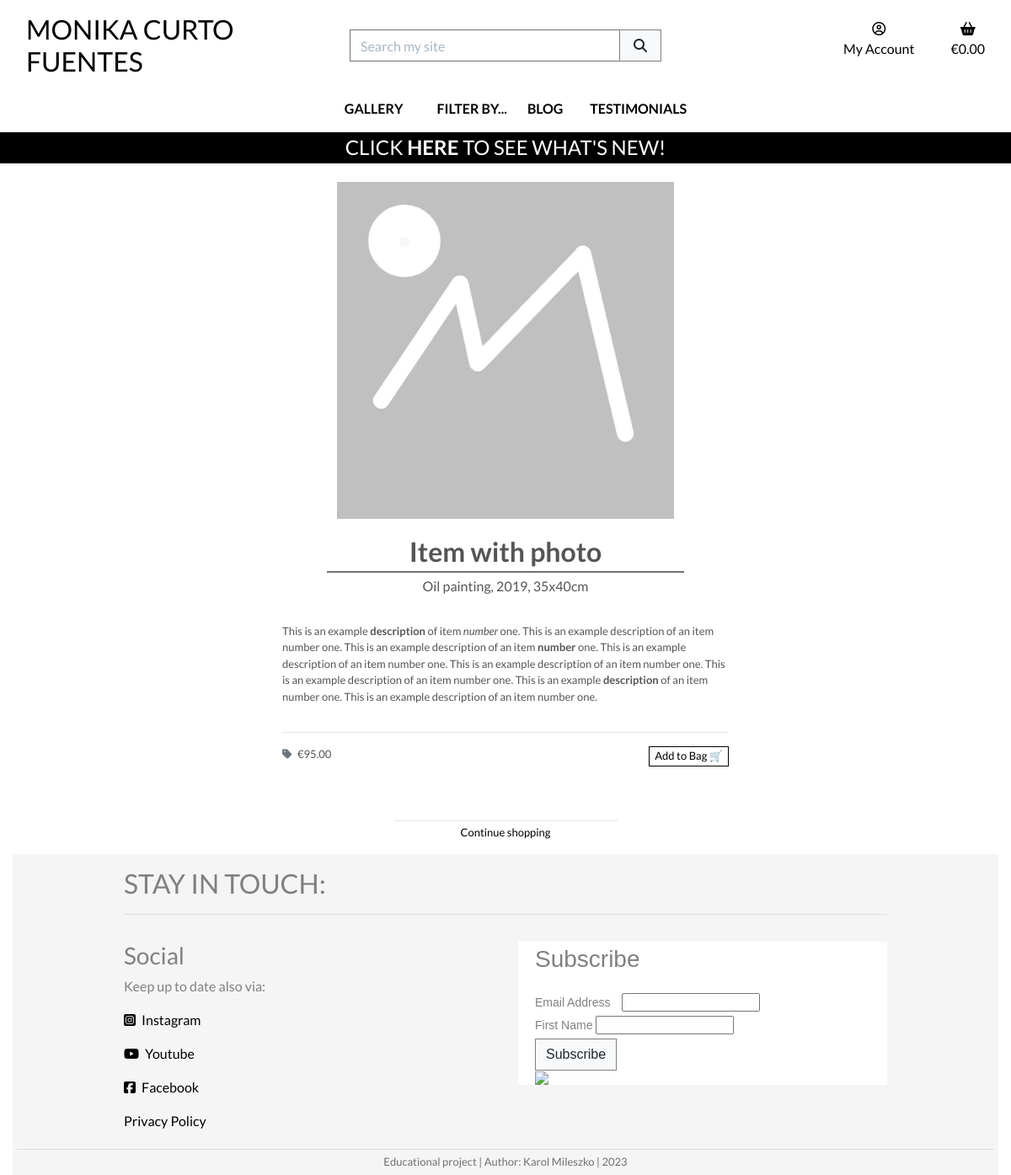
The page /products/1/ on the database its author committed.
### products/models.py (models this page shows, shortened)
class Product(models.Model):
    title = models.CharField(
        max_length=254,
        unique=True)
    sku = models.CharField(
        max_length=254,
        null=True,
        blank=True)
    excerpt = models.TextField(
        blank=True)
    description = models.TextField()
    price = models.DecimalField(
        max_digits=6,
        decimal_places=2,
        null=True,
        blank=True)
    image = models.ImageField(
        null=True,
        blank=True)
    category = models.ForeignKey(
        'Category',
        null=True,
        blank=True,
        on_delete=models.SET_NULL)
    orientation = models.CharField(
        max_length=9,
        choices=ORIENTATION,
        null=True,
        blank=True)
    is_unique = models.BooleanField(
        default=True)
    priority = models.CharField(
        max_length=10,
        choices=PRIORITY_CHOICES,
        default="3 - Normal",
        null=True,
        blank=True)
    highlight = models.BooleanField(
        default=False)
    available = models.BooleanField(
        default=True)
    live = models.BooleanField(
        default=True)
    created_on = models.DateTimeField(
        auto_now_add=True,
        null=True,
        blank=True)
    updated_on = models.DateTimeField(
        auto_now=True,
        null=True,
        blank=True)
    class Meta:
        ordering = ['priority', 'created_on']

### products/views.py (the view)
def product_detail(request, product_id):
    product = get_object_or_404(Product, pk=product_id)
    bag = request.session.get('bag', {})
    product_is_in_bag = str(product_id) in bag.keys()
    context = {
        'product': product,
        'product_is_in_bag': product_is_in_bag
    }
    return render(request, 'products/product_detail.html', context)

### bag/contexts.py (called while the page is built, shortened)
def bag_contents(request):
    bag_items = []
    total = 0
    product_count = 0
    bag = request.session.get('bag', {})
    if total < settings.FREE_DELIVERY_THRESHOLD and total > 0:
        min_charge = settings.DELIVERY_MIN_CHARGE
        delivery = max(
            total * Decimal(settings.STANDARD_DELIVERY_PERCENTAGE / 100),
            min_charge)
        free_delivery_delta = settings.FREE_DELIVERY_THRESHOLD - total
    else:
        delivery = 0
        free_delivery_delta = 0
    grand_total = delivery + total
    context = {
        'bag_items': bag_items,
        'total': total,
        'product_count': product_count,
        'delivery': delivery,
        'free_delivery_delta': free_delivery_delta,
        'free_delivery_threshold': settings.FREE_DELIVERY_THRESHOLD,
        'grand_total': grand_total,
    }
    return context

### products/templates/products/product_detail.html (shortened to what this page needs)
{% extends "base.html" %}
{% load static %}
{% block page_header %}
    <div class="container header-container">
    </div>
{% endblock %}
{% block content %}
    <div class="overlay"></div>
    <div class="container-fluid">
        <div class="row">
            <div class="col-12 col-md-8 offset-md-2 col-lg-6 offset-lg-3 mt-3">
                <div class="image-container text-center">
                {% if product.image %}
                    <a href="{{ product.image.url }}" target="_blank">
                        <img src="{{ product.image.url }}" alt="{{ product.name }}" class="card-img-top img-fluid">
                    </a>
                {% else %}
                    <img src="{{ MEDIA_URL }}placeholder.jpg" alt="{{ product.name }}" class="card-img-top img-fluid">
                {% endif %}
                </div>
                <div class="card-body text-center">
                    <h2 class="mb-0 font-weight-bold">{{ product.title }}</h2>
                    <hr class="hr-middle">
                    <p class="mb-0">{{ product.excerpt }}</p>
                </div>
                <div class="card-footer">
                    <div class="row mb-5">
                        <div class="col">
                            <p class="description">
                                {{ product.description|safe }}
                            </p>
                            <hr class="mt-1">
                            {% if product.available and product.price %}
                                <p class="float-left">
                                    <i class="fas fa-tag mr-1 text-muted"></i>
                                    &euro;{{ product.price }}
                                </p>
                                <div class="col-8 float-right pr-0 mr-0">
                                    <form class="form" action="{% url 'add_to_bag' product.id %}" method="POST">
                                        <div>
                                            <p class="text-right">
                                                {% if product_is_in_bag and product.is_unique %}
                                                    Item is in your <a href="{% url 'view_bag' %}">bag</a>
                                                {% else %}
                                                    <input type="submit" value="Add to Bag &#128722;" class="btn-outline-black">
                                                {% endif %}
                                            </p>
                                        </div>
                                    </form>
                                </div>
                            {% elif product.available and not product.price %}
                                <p class="text-center">
                                    Please enquire about price
                                </p>
                            {% else %}
                                <p class="text-center">
                                    Item is not available for sale
                                </p>
                            {% endif %}
                    </div>
                </div>
                <div class="text-center">
                    <hr class="w-50 font-black mb-1">
                    <a href="{% url 'products' %}">
                        <p>Continue shopping</p>
                    </a>
                </div>
            </div>
        </div>
    </div>
{% endblock %}

### static/css/base.css (style rules this page uses)
html { height: 100%; }
body { background: url('/media/homepage_background.jpg') no-repeat center center fixed; background-size: cover; height: calc(100vh - 200px); color: #555; font-family: 'Lato'; }
a:link { color: black; text-decoration: none; }
.hr-middle { height: 0.25px; background: rgb(120, 120, 120); width: 80%; margin: .25rem 10% .25rem 10%; }
.card-footer { background-color: #fff; border-top: none; padding-bottom: 0; }
.card-footer p { font-size: small; }
.image-container img { max-height: 50vh !important; object-fit: contain; }
.description { margin-bottom: 2rem; }
.btn-outline-black { background: white; color: black !important; border: 1px solid black; }
.overlay { height: 100%; width: 100%; top: 0; left: 0; position: fixed; background: white; z-index: -1; }
@media (min-width: 1200px) { .container { max-width: 80%; } }
@media (min-width: 992px) { .header-container { padding-top: 200px; } }

### rows shown on the page
Product: image (placeholder picture), title "Item with photo", excerpt "Oil painting, 2019, 35x40cm", description "This is an example description of item number one. This is an example description of an item number one. This is an example description of an item number one. This is an example description of an item number one. This is an example description of an item number one. This is an example description of an item number one. This is an example description of an item number one. This is an example description of an item number one.", price "95.00"
